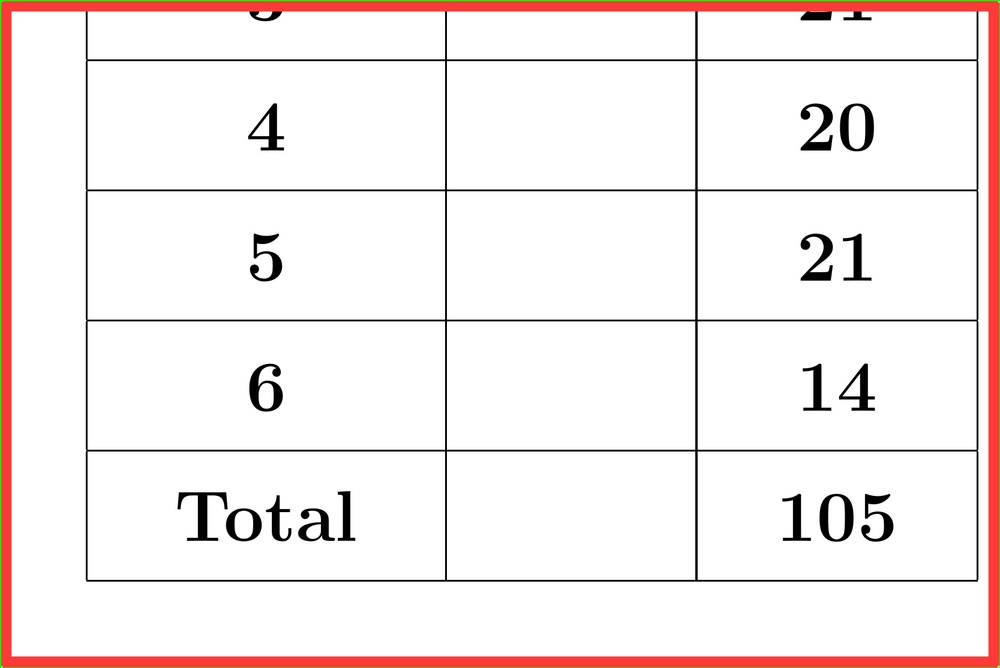
#> input picture Detection/MathPix_input/1_1.jpg, 1000 x 668 px, shrunk from 1667 x 1114 before the run
$ python detect_toMathPix.py MathPix_input out
#> lines starting #> are read from the running program, lines starting #| are printed output that depends on the picture; after the words box and inside, x2 and y2 are one past the last pixel; in counts of white or black regions, pixels touching at a corner belong together
import cv2
import numpy as np
import os
import sys

# Function to save coordinates to a text file
def save_coordinates(filepath, coordinates):
    with open(filepath, 'w') as file:
        for coord in coordinates:
            file.write(','.join(map(str, coord)) + '\n')

# Function to process an image
def process_image(image_path, output_dir):
    # Load the image
#> called with image_path = 'MathPix_input/1_1.jpg', output_dir = 'out'
    image = cv2.imread(image_path)
#> image is the input picture: shape (668, 1000, 3); mean B, G, R 234.7, 235.9, 244.8
    image_name = os.path.splitext(os.path.basename(image_path))[0]

    # Convert image to HSV color space
    hsv_image = cv2.cvtColor(image, cv2.COLOR_BGR2HSV)
#> hsv_image: shape (668, 1000, 3); mean H, S, V 1.4, 11.4, 245

    # Define range of red color in HSV
    lower_red = np.array([0, 100, 100])
    upper_red = np.array([10, 255, 255])

    # Threshold the HSV image to get only red colors
    mask = cv2.inRange(hsv_image, lower_red, upper_red)
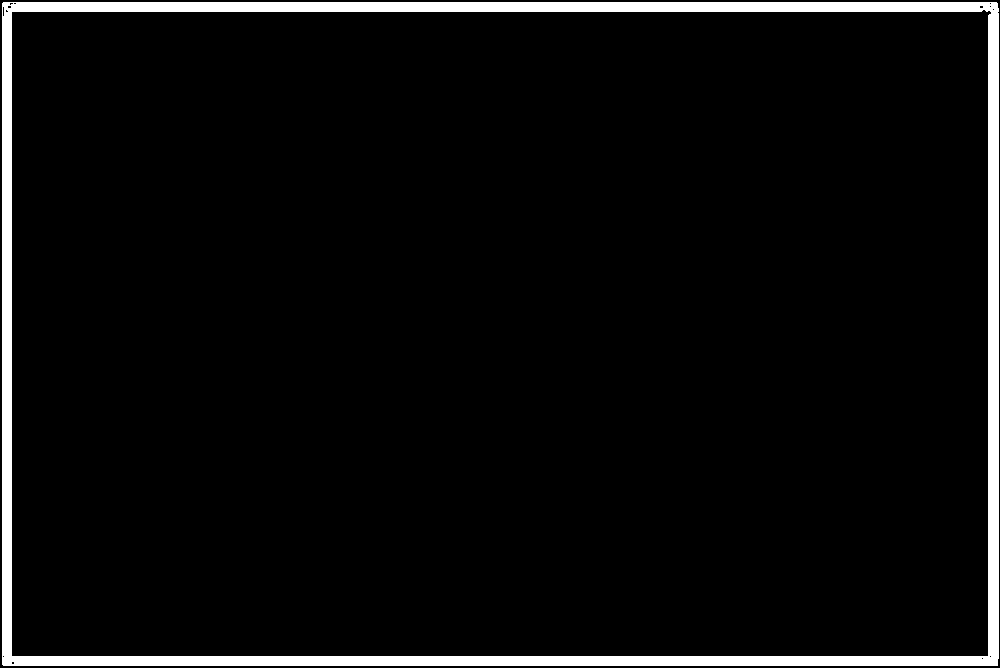
#> mask: shape (668, 1000); 5% white; 1 white region

    # Find contours
    contours, _ = cv2.findContours(mask, cv2.RETR_EXTERNAL, cv2.CHAIN_APPROX_SIMPLE)
#> contours = 1 contour; box (x1, y1, x2, y2) and area: (2, 2, 999, 666) 660334

    # List to store bounding box coordinates
    bounding_boxes = []

    # Iterate through contours and find bounding box
    for contour in contours:
        x, y, w, h = cv2.boundingRect(contour)

        # Draw bounding box
        cv2.rectangle(image, (x, y), (x + w, y + h), (0, 255, 0), 2)

        # Save bounding box coordinates
        bounding_boxes.append((x, y, w, h))

        # Extract content framed with red color and save it
        content = image[y:y+h, x:x+w]
        cv2.imwrite(os.path.join(output_dir, f'{image_name}_{len(bounding_boxes)}.jpg'), content)
#> this loop made 1 pass
#> (x, y, w, h) on pass 1: (2, 2, 997, 664)
#> pass 1, in process_image, `content = image[y:y+h, x:x+w]`:
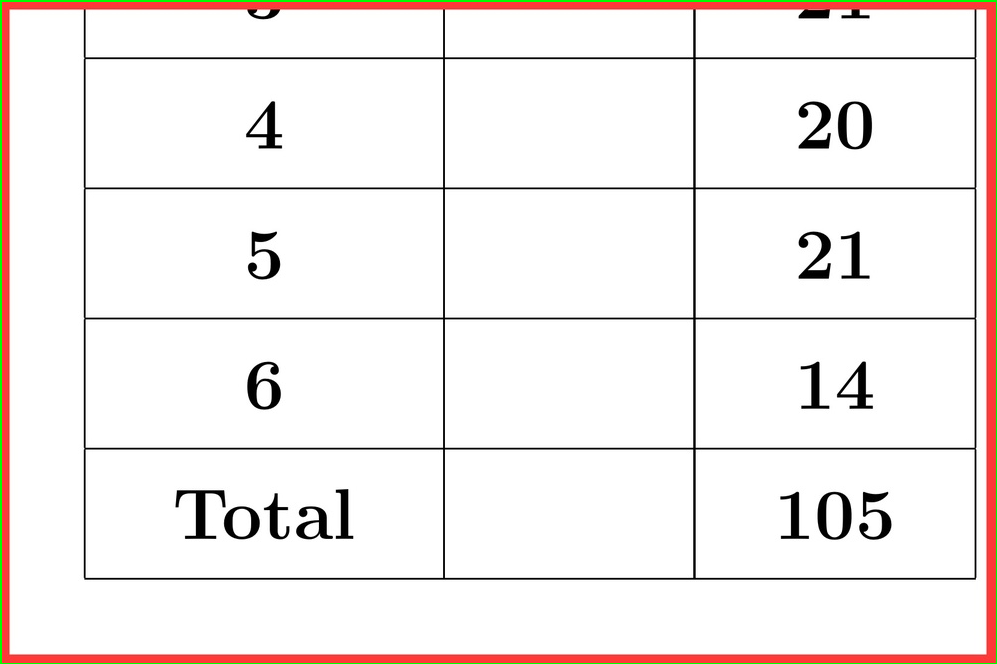
#> content: shape (664, 997, 3); mean B, G, R 236.1, 238.1, 243.9
#> after the loop:
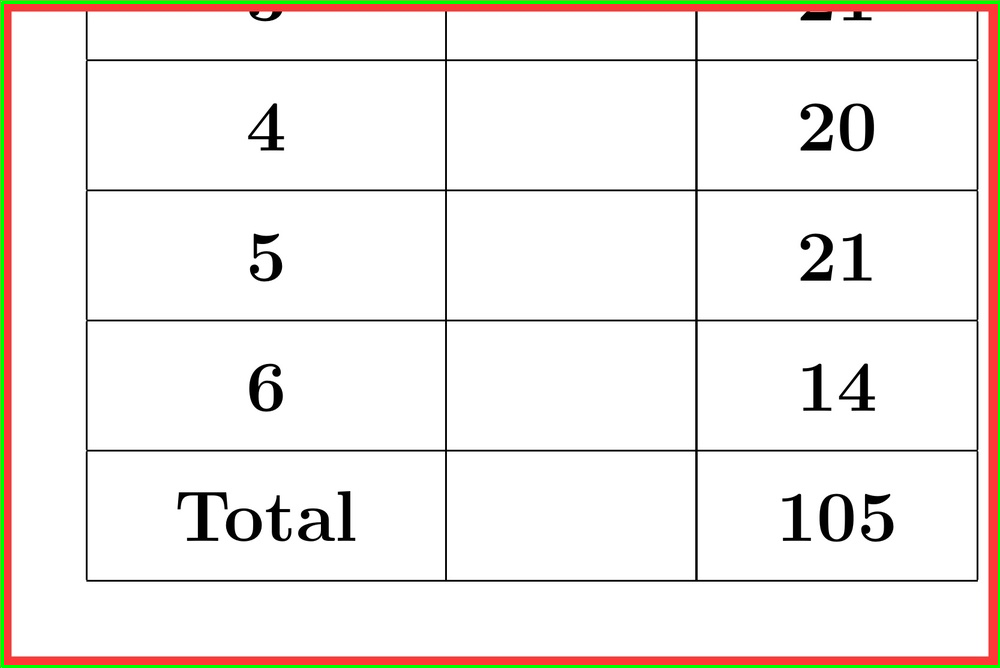
#> image: shape (668, 1000, 3); 1.39% of pixels changed, all inside (x1, y1, x2, y2) = (1, 1, 1000, 668)
#> after the loop, bounding_boxes = [(2, 2, 997, 664)]

    # Save coordinates to a text file
    save_coordinates(os.path.join(output_dir, f'coordinates_{image_name}.txt'), bounding_boxes)
#> the loop in save_coordinates, `for coord in coordinates:` made 1 pass

    # Display the image with detected red areas and bounding boxes
    # cv2.imshow('Detected Red Color', image)
    # cv2.waitKey(0)
    # cv2.destroyAllWindows()

if __name__ == "__main__":
    if len(sys.argv) != 3:
        print("Usage: python script.py input_directory output_directory")
        sys.exit(1)

    input_dir = sys.argv[1]
    output_dir = sys.argv[2]

    # Create the output directory if it doesn't exist
    os.makedirs(output_dir, exist_ok=True)

    # Process each image in the input directory
    for filename in os.listdir(input_dir):
        if filename.endswith('.jpg') or filename.endswith('.png'):  # Process only image files
            image_path = os.path.join(input_dir, filename)
            process_image(image_path, output_dir)
#> pass 2 of the loop `for filename in os.listdir(input_dir):`:
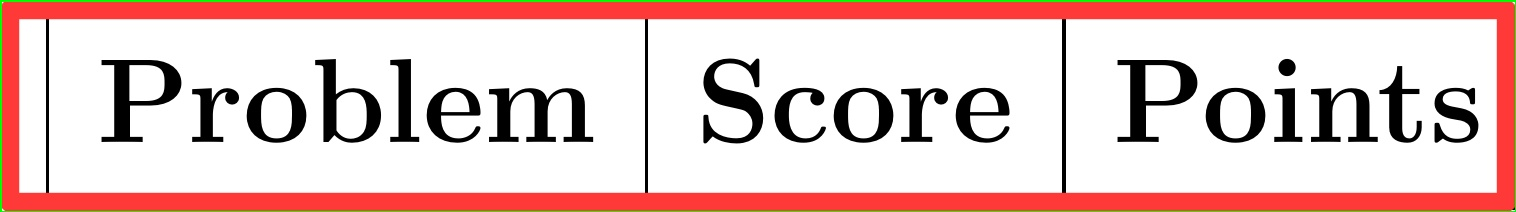
#> input picture Detection/MathPix_input/1_2.jpg, 1516 x 212 px
#> in process_image, image is the input picture: shape (212, 1516, 3); mean B, G, R 190.9, 195.3, 227.3
#> hsv_image: shape (212, 1516, 3); mean H, S, V 3.6, 40.8, 229.6
#> in process_image (call 2), `mask = cv2.inRange(hsv_image, lower_red, upper_red)`:
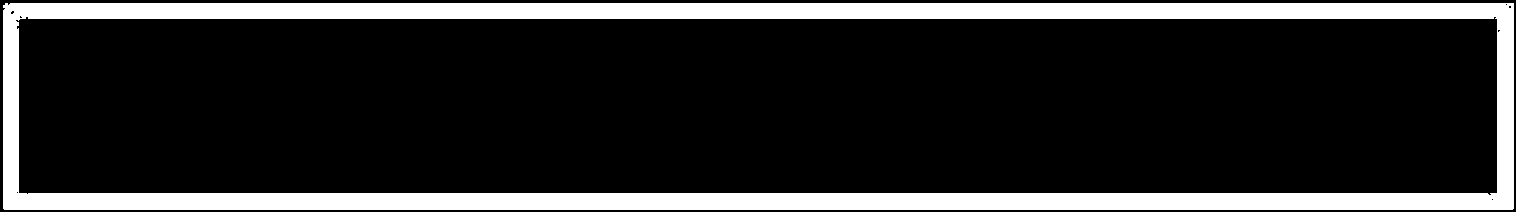
#> mask: shape (212, 1516); 17.3% white; 1 white region
#> contours = 1 contour; box (x1, y1, x2, y2) and area: (3, 3, 1514, 210) 311048
#> the loop in process_image (call 2), `for contour in contours:` made 1 pass
#> (x, y, w, h) on pass 1: (3, 3, 1511, 207)
#> after the loop in process_image (call 2), `for contour in contours:`:
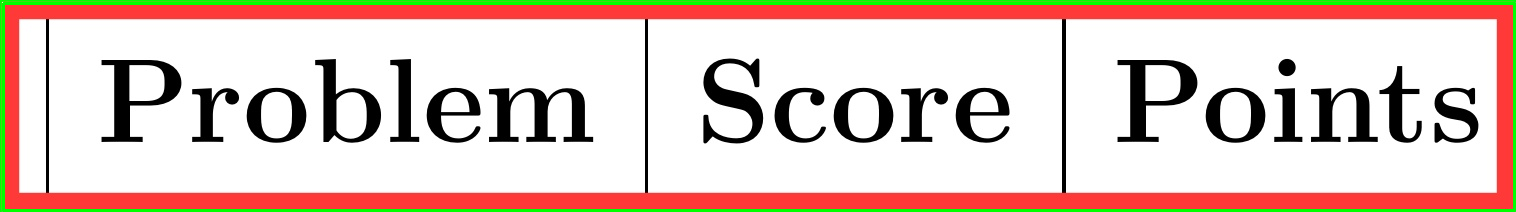
#> image: shape (212, 1516, 3); 3.21% of pixels changed, all inside (x1, y1, x2, y2) = (2, 2, 1516, 212)
#> after the loop in process_image (call 2), `for contour in contours:`: bounding_boxes = [(3, 3, 1511, 207)]
#> the loop in save_coordinates (call 2), `for coord in coordinates:` made 1 pass
